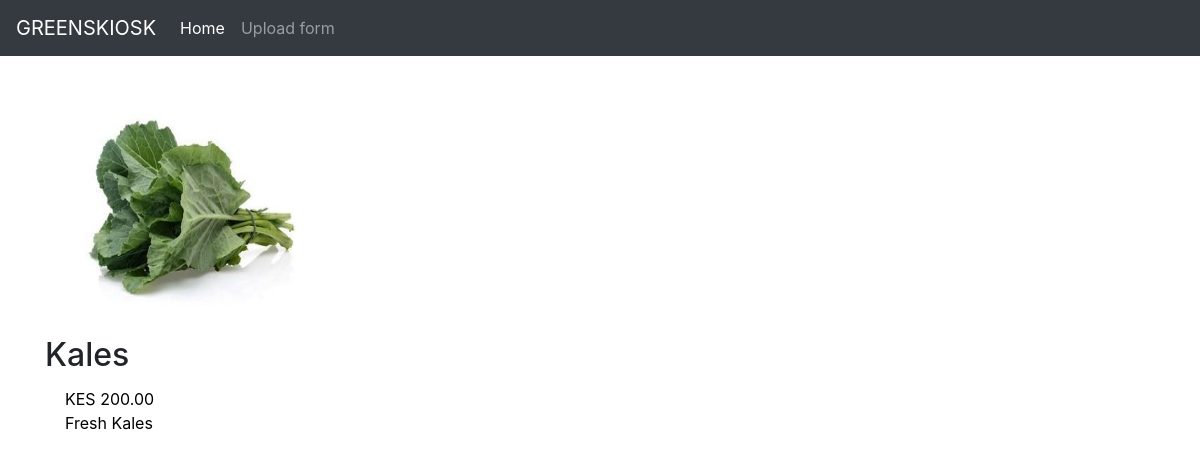
The page /products/1/ on the database its author committed.
### catalogue/models.py (models this page shows, shortened)
class Product(models.Model):
    title = models.CharField(max_length=50)
    category= models.ForeignKey(ProductCategory, on_delete=models.CASCADE)
    description = models.TextField()
    supplier_price = models.DecimalField(max_digits=5, decimal_places=2)
    selling_price = models.DecimalField(max_digits=5, decimal_places=2)
    supplier = models.ForeignKey(ProductSupplier, on_delete=models.CASCADE)
    kiosk = models.ForeignKey(Kiosk, on_delete=models.CASCADE)
    number_in_stock = models.IntegerField()
    product_image = models.ImageField(upload_to="images")

### kiosks/models.py (models this page shows, shortened)
class Kiosk(models.Model):
    owner = models.ForeignKey(KioskOwner, on_delete=models.CASCADE)
    name = models.CharField(max_length=30)
    date_opened =  models.DateField()
    street_address = models.CharField(max_length=8)
    currency = models.CharField(max_length=8)
    phone_number = models.IntegerField()
    business_type =models.CharField(max_length=20)

### catalogue/views.py (the view)
# urls.py: path("products/<int:product_id>/", product_details, name="details"),
def product_details(request, product_id):
    product = Product.objects.filter(id=product_id)
    return render(request, 'catalogue/products_details.html', {'product':product})

### catalogue/templates/catalogue/products_details.html (shortened to what this page needs)
{% include 'catalogue/base.html' %}
 {% load static %}
<!DOCTYPE html>
<html lang="en">
<head>
    <link rel="stylesheet" href="{% static 'catalogue.css' %}" />
    <link rel="stylesheet" href="https://stackpath.bootstrapcdn.com/bootstrap/4.5.2/css/bootstrap.min.css">
</head>
<body>
    <div class=" detail-cont container">
    {% for products in product %}
            <img class="detail-img" src="{{ products.product_image.url }}" />
            <h2>{{products.title}}</h2> <p>{{products.kiosk.currency}} {{products.selling_price}} <br> {{ products.description }}  </p>
                <br>
    {% endfor %}
</div>
</body>
</html>

### catalogue/static/catalogue.css (style rules this page uses)
img { height: 200px; width: 200px; padding-left: 40px; }
p { padding-top: 5px; padding-left: 20px; color: black; }
.detail-img { height: 250px; width: 250px; }
.detail-cont { padding: 30px; }

### rows shown on the page
Product: product_image (picture), title "Kales", kiosk.currency "KES", selling_price "200.00", description "Fresh Kales"
